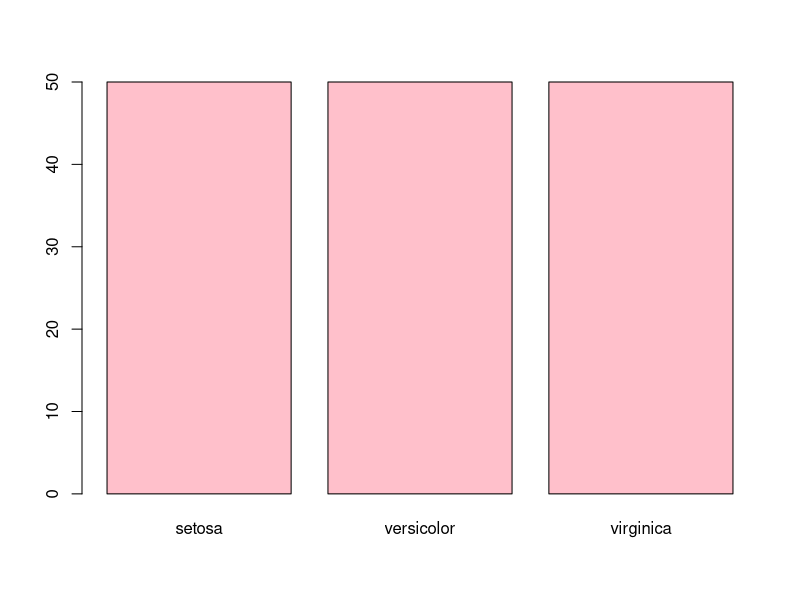
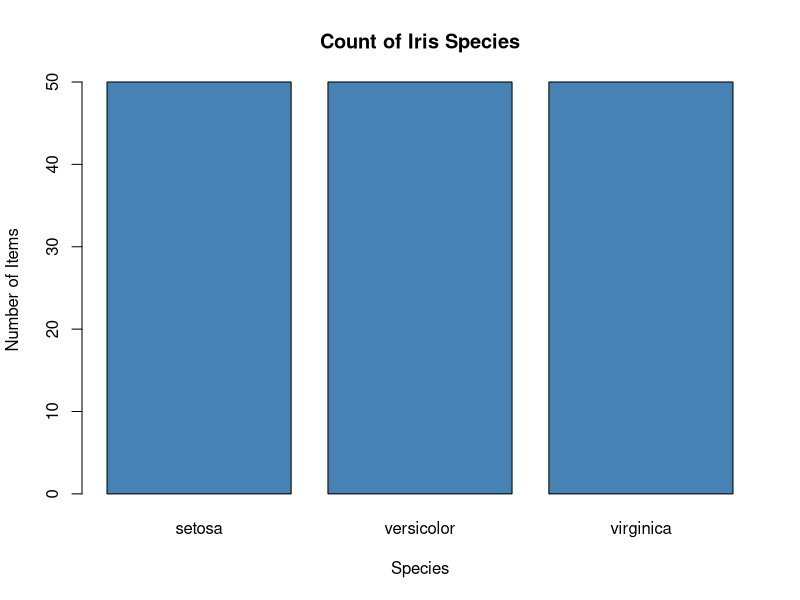
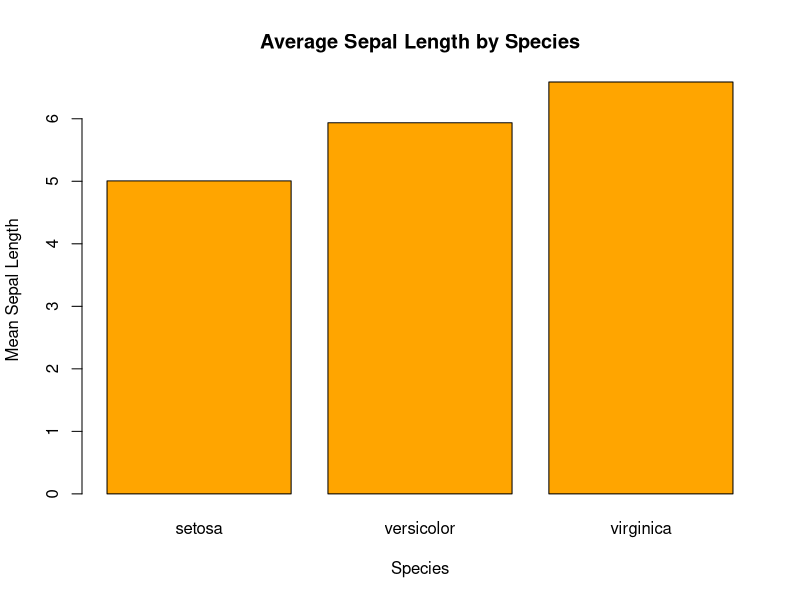
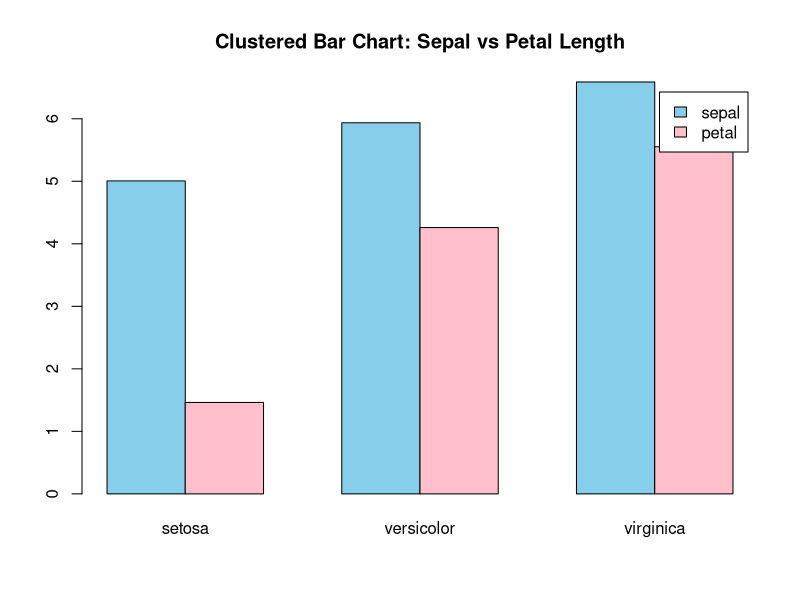
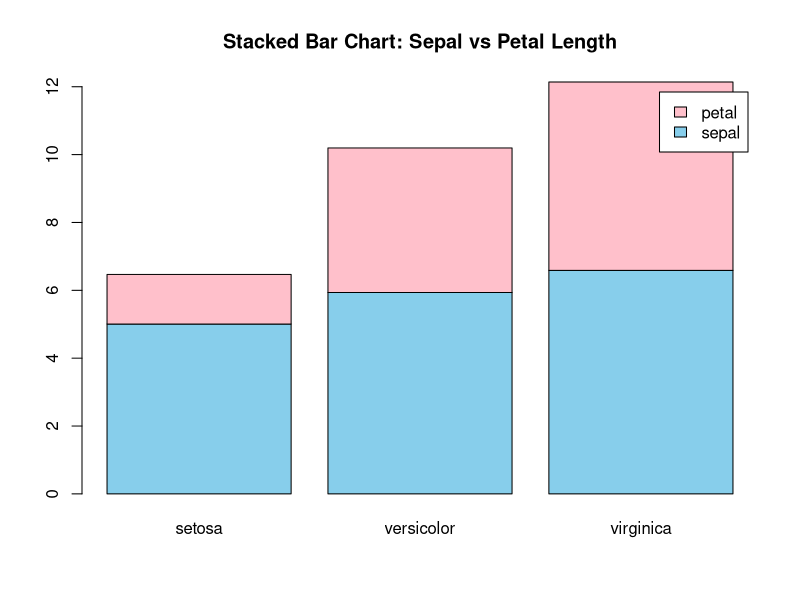

The R script that drew these images, in order:
#load the dataset
data(iris)

#inspect the data
?iris
head(iris,3)
str(iris)
class(iris)

#count of each species and to see data in column "species"
iris$Species
View(iris)

#ploting a bar chart
barplot(
  table(iris$Species),
  col='pink'
)

#labeld bar chart
barplot(
  table(iris$Species),
  main="Count of Iris Species",
  xlab="Species",
  ylab="Number of Items",
  col='steelblue'
)

#bar plot from aggregated data using mean sepal length per species
mean_sepal<-tapply(iris$Sepal.Length,iris$Species,mean)
mean_sepal

barplot(
  mean_sepal,
  col='orange',
  main="Average Sepal Length by Species",
  xlab="Species",
  ylab="Mean Sepal Length"
)

#grouped bar chart
group_means<-rbind(
  sepal=tapply(iris$Sepal.Length,iris$Species,mean),
  petal=tapply(iris$Petal.Length,iris$Species,mean)
)
group_means

barplot(
  group_means,
  beside=TRUE,
  col=c("skyblue","pink"),
  legend.text=TRUE,
  main="Clustered Bar Chart: Sepal vs Petal Length"
)
barplot(
  group_means,
  beside=FALSE,
  col=c("skyblue","pink"),
  legend.text=TRUE,
  main="Stacked Bar Chart: Sepal vs Petal Length"
)


## End of File

